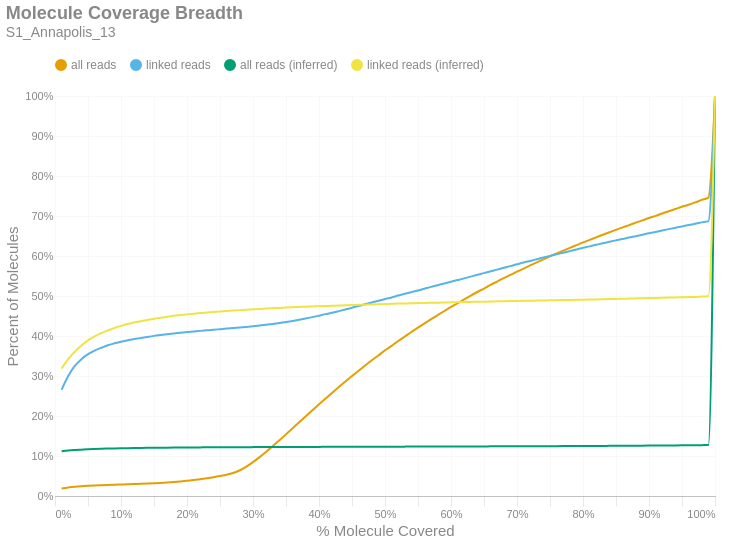

This figure's notebook cell:
### Markdown cell above
### Molecule Read Coverage
This chart shows molecule coverage breadth as computed by the number of bases aligned to that molecule. In other words, "*how much of each unique long molecule is actually sequenced/aligned?*" Keep in mind there is a distinction between sequences and alignments, since some sequences belonging to a particular molecule may not align well and wouldn't appear in the alignment data. This chart also shows molecule coverage breadth as computed by the *inferred fragment* from which the aligned sequences originate. Unlike read coverage, this calculation takes into account the total insert size, including unsequenced gaps between the forward and reverse reads. Like the previous figures, these are cumulative percents.

### Code cell
if SKIPLR:
    print_html(f"Skipped")
else:
    binned_df = consolidated_hist(valids['coverage_bp'], mask, 0.01, True)
    binned_df_inf = consolidated_hist(valids['coverage_inserts'], mask, 0.01, True)
    binned_df = binned_df.with_columns(pl.lit(binned_df_inf['all reads (cumsum)']).alias('all reads (inferred)'))
    binned_df = binned_df.with_columns(pl.lit(binned_df_inf['linked reads (cumsum)']).alias('linked reads (inferred)'))
    binned_df = binned_df.with_columns(
        (pl.col('bin').cast(pl.Float64) + 0.01).alias('right_edge')
    )

    with SafeRender(binned_df):
        (
            density_plot(binned_df, 'Molecule Coverage Breadth', samplename, 'molcov', ['all reads (inferred)','linked reads (inferred)'])
            .encode(
                #x=alt.X('bin:Q', title="% Molecule Covered").axis(format = '%').scale(padding=0),
                x=alt.X('right_edge:Q', title="% Molecule Covered").axis(format='%').scale(padding=0),
                y=alt.Y('value:Q', title='Percent of Molecules')
                    .axis(format='%')
                    .stack(False)
                    .scale(domainMin=0, padding=0),
                color=alt.Color("key:N").scale(domain = ["all reads", "linked reads", "all reads (inferred)", "linked reads (inferred)"]),
                tooltip = [
                    alt.Tooltip("key:N", title = "Data Type"),
                    alt.Tooltip("range_label:N", title="% Molecule Covered"),
                    alt.Tooltip("value:Q", format = ".2%", title="% Molecules")
                ]
            )
        ).display()

### Figure 1 — Vega-Lite specification as saved in the notebook (floating-point values rounded to 4 significant figures)
{"width": "container", "height": 400, "config": {"title": {"anchor": "start", "dy": -15, "fontSize": 18, "color": "#888888", "subtitleColor": "#888888", "subtitleFontSize": 14}, "arc": {"fill": "#0072B2"}, "axis": {"domainColor": "#888888", "domainWidth": 0.5, "gridWidth": 0.2, "grid": false, "titleFontWeight": 400, "titleFontSize": 15, "labelFontSize": 11, "labelColor": "#888888", "tickColor": "#888888", "tickWidth": 0.2, "titleColor": "#888888"}, "axisBand": {"grid": false}, "axisX": {"grid": true, "tickSize": 10, "domainCap": "round"}, "axisY": {"domain": false, "grid": true, "tickSize": 0, "domainCap": "round"}, "background": "transparent", "header": {"labelFontSize": 15, "labelColor": "#888888", "titleFontSize": 15, "titleFontWeight": 600, "titleColor": "#888888"}, "legend": {"labelFont": "sans-serif", "labelFontSize": 12, "labelColor": "#888888", "symbolSize": 100, "symbolType": "circle", "titleFontSize": 12, "titlePadding": 10, "titleColor": "#888888", "title": null, "orient": "top"}, "range": {"category": ["#E69F00", "#56B4E9", "#009E73", "#F0E442", "#0072B2", "#D55E00", "#CC79A7", "#000000"], "diverging": ["#cfe8f3", "#a2d4ec", "#73bfe2", "#46abdb", "#1696d2", "#12719e"]}, "area": {"fill": "#0072B2", "fillOpacity": 0.7, "line": true, "strokeOpacity": 0.7}, "line": {"color": "#0072B2", "stroke": "#0072B2", "strokeWidth": 2}, "trail": {"color": "#0072B2", "stroke": "#0072B2", "strokeWidth": 0, "size": 1}, "point": {"filled": true, "fillOpacity": 1.0, "size": 95}, "text": {"color": "#888888", "fontSize": 11, "align": "right", "fontWeight": 400, "size": 11}, "bar": {"fill": "#0072B2", "stroke": null}, "view": {"stroke": null, "continuousWidth": 660, "continuousHeight": 400}}, "data": {"name": "data-43980865e9d24f23a71f0370d7e0f63d"}, "mark": {"type": "line", "interpolate": "monotone", "point": {"opacity": 0, "size": 275}}, "encoding": {"color": {"field": "key", "scale": {"domain": ["all reads", "linked reads", "all reads (inferred)", "linked reads (inferred)"]}, "type": "nominal"}, "tooltip": [{"field": "key", "title": "Data Type", "type": "nominal"}, {"field": "range_label", "title": "% Molecule Covered", "type": "nominal"}, {"field": "value", "format": ".2%", "title": "% Molecules", "type": "quantitative"}], "x": {"axis": {"format": "%"}, "field": "right_edge", "scale": {"padding": 0}, "title": "% Molecule Covered", "type": "quantitative"}, "y": {"axis": {"format": "%"}, "field": "value", "scale": {"domainMin": 0, "padding": 0}, "stack": false, "title": "Percent of Molecules", "type": "quantitative"}}, "params": [{"name": "param_c36ac31b6afebe62", "select": {"type": "point", "fields": ["key"]}, "bind": "legend"}], "title": {"text": "Molecule Coverage Breadth", "subtitle": "S1_Annapolis_13"}, "transform": [{"fold": ["all reads (cumsum)", "linked reads (cumsum)", "all reads (inferred)", "linked reads (inferred)"]}, {"calculate": "replace(datum.key, ' (cumsum)', '')", "as": "key"}, {"filter": {"param": "param_c36ac31b6afebe62"}}], "usermeta": {"embedOptions": {"downloadFileName": "S1_Annapolis_13.molcov"}}, "$schema": "https://vega.github.io/schema/vega-lite/v6.1.0.json", "datasets": {"data-43980865e9d24f23a71f0370d7e0f63d": [{"bin": "0.0", "interval": "0.0-0.01", "all reads": 0.01884, "linked reads": 0.2657, "all reads (cumsum)": 0.01884, "linked reads (cumsum)": 0.2657, "range_label": "0.0-0.01", "all reads (inferred)": 0.112, "linked reads (inferred)": 0.3189, "right_edge": 0.01}, {"bin": "0.01", "interval": "0.01-0.02", "all reads": 0.002478, "linked reads": 0.0343, "all reads (cumsum)": 0.02132, "linked reads (cumsum)": 0.3, "range_label": "0.01-0.02", "all reads (inferred)": 0.1136, "linked reads (inferred)": 0.3424, "right_edge": 0.02}, {"bin": "0.02", "interval": "0.02-0.03", "all reads": 0.001847, "linked reads": 0.02525, "all reads (cumsum)": 0.02316, "linked reads (cumsum)": 0.3253, "range_label": "0.02-0.03", "all reads (inferred)": 0.1149, "linked reads (inferred)": 0.3605, "right_edge": 0.03}, {"bin": "0.03", "interval": "0.03-0.04", "all reads": 0.00137, "linked reads": 0.01691, "all reads (cumsum)": 0.02453, "linked reads (cumsum)": 0.3422, "range_label": "0.03-0.04", "all reads (inferred)": 0.1159, "linked reads (inferred)": 0.3761, "right_edge": 0.04}, {"bin": "0.04", "interval": "0.04-0.05", "all reads": 0.001013, "linked reads": 0.01237, "all reads (cumsum)": 0.02555, "linked reads (cumsum)": 0.3546, "range_label": "0.04-0.05", "all reads (inferred)": 0.1169, "linked reads (inferred)": 0.389, "right_edge": 0.05}, {"bin": "0.05", "interval": "0.05-0.06", "all reads": 0.000817, "linked reads": 0.008982, "all reads (cumsum)": 0.02636, "linked reads (cumsum)": 0.3635, "range_label": "0.05-0.06", "all reads (inferred)": 0.1176, "linked reads (inferred)": 0.399, "right_edge": 0.06}, {"bin": "0.06", "interval": "0.06-0.07", "all reads": 0.0006692, "linked reads": 0.007061, "all reads (cumsum)": 0.02703, "linked reads (cumsum)": 0.3706, "range_label": "0.06-0.07", "all reads (inferred)": 0.1182, "linked reads (inferred)": 0.4072, "right_edge": 0.07}, {"bin": "0.07", "interval": "0.07-0.08", "all reads": 0.0006287, "linked reads": 0.006354, "all reads (cumsum)": 0.02766, "linked reads (cumsum)": 0.377, "range_label": "0.07-0.08", "all reads (inferred)": 0.1186, "linked reads (inferred)": 0.4138, "right_edge": 0.08}, {"bin": "0.08", "interval": "0.08-0.09", "all reads": 0.0005521, "linked reads": 0.00473, "all reads (cumsum)": 0.02821, "linked reads (cumsum)": 0.3817, "range_label": "0.08-0.09", "all reads (inferred)": 0.119, "linked reads (inferred)": 0.4199, "right_edge": 0.09}, {"bin": "0.09", "interval": "0.09-0.1", "all reads": 0.0005642, "linked reads": 0.004176, "all reads (cumsum)": 0.02878, "linked reads (cumsum)": 0.3859, "range_label": "0.09-0.1", "all reads (inferred)": 0.1194, "linked reads (inferred)": 0.4253, "right_edge": 0.1}, {"bin": "0.1", "interval": "0.1-0.11", "all reads": 0.0005696, "linked reads": 0.003325, "all reads (cumsum)": 0.02935, "linked reads (cumsum)": 0.3892, "range_label": "0.1-0.11", "all reads (inferred)": 0.1197, "linked reads (inferred)": 0.43, "right_edge": 0.11}, {"bin": "0.11", "interval": "0.11-0.12", "all reads": 0.0005521, "linked reads": 0.003153, "all reads (cumsum)": 0.0299, "linked reads (cumsum)": 0.3923, "range_label": "0.11-0.12", "all reads (inferred)": 0.1199, "linked reads (inferred)": 0.4337, "right_edge": 0.12}, {"bin": "0.12", "interval": "0.12-0.13", "all reads": 0.000534, "linked reads": 0.002618, "all reads (cumsum)": 0.03043, "linked reads (cumsum)": 0.395, "range_label": "0.12-0.13", "all reads (inferred)": 0.1201, "linked reads (inferred)": 0.437, "right_edge": 0.13}, {"bin": "0.13", "interval": "0.13-0.14", "all reads": 0.000598, "linked reads": 0.002809, "all reads (cumsum)": 0.03103, "linked reads (cumsum)": 0.3978, "range_label": "0.13-0.14", "all reads (inferred)": 0.1204, "linked reads (inferred)": 0.4402, "right_edge": 0.14}, {"bin": "0.14", "interval": "0.14-0.15", "all reads": 0.0006595, "linked reads": 0.002561, "all reads (cumsum)": 0.03169, "linked reads (cumsum)": 0.4003, "range_label": "0.14-0.15", "all reads (inferred)": 0.1206, "linked reads (inferred)": 0.4432, "right_edge": 0.15}, {"bin": "0.15", "interval": "0.15-0.16", "all reads": 0.0008333, "linked reads": 0.002102, "all reads (cumsum)": 0.03252, "linked reads (cumsum)": 0.4024, "range_label": "0.15-0.16", "all reads (inferred)": 0.1207, "linked reads (inferred)": 0.4457, "right_edge": 0.16}, {"bin": "0.16", "interval": "0.16-0.17", "all reads": 0.001026, "linked reads": 0.002026, "all reads (cumsum)": 0.03355, "linked reads (cumsum)": 0.4045, "range_label": "0.16-0.17", "all reads (inferred)": 0.1209, "linked reads (inferred)": 0.4481, "right_edge": 0.17}, {"bin": "0.17", "interval": "0.17-0.18", "all reads": 0.001266, "linked reads": 0.001959, "all reads (cumsum)": 0.03482, "linked reads (cumsum)": 0.4064, "range_label": "0.17-0.18", "all reads (inferred)": 0.121, "linked reads (inferred)": 0.4504, "right_edge": 0.18}, {"bin": "0.18", "interval": "0.18-0.19", "all reads": 0.001501, "linked reads": 0.001644, "all reads (cumsum)": 0.03632, "linked reads (cumsum)": 0.4081, "range_label": "0.18-0.19", "all reads (inferred)": 0.1212, "linked reads (inferred)": 0.4523, "right_edge": 0.19}, {"bin": "0.19", "interval": "0.19-0.2", "all reads": 0.001735, "linked reads": 0.00171, "all reads (cumsum)": 0.03805, "linked reads (cumsum)": 0.4098, "range_label": "0.19-0.2", "all reads (inferred)": 0.1213, "linked reads (inferred)": 0.4541, "right_edge": 0.2}, {"bin": "0.2", "interval": "0.2-0.21", "all reads": 0.001842, "linked reads": 0.001491, "all reads (cumsum)": 0.03989, "linked reads (cumsum)": 0.4113, "range_label": "0.2-0.21", "all reads (inferred)": 0.1214, "linked reads (inferred)": 0.4558, "right_edge": 0.21}, {"bin": "0.21", "interval": "0.21-0.22", "all reads": 0.002131, "linked reads": 0.001567, "all reads (cumsum)": 0.04202, "linked reads (cumsum)": 0.4128, "range_label": "0.21-0.22", "all reads (inferred)": 0.1215, "linked reads (inferred)": 0.4573, "right_edge": 0.22}, {"bin": "0.22", "interval": "0.22-0.23", "all reads": 0.002292, "linked reads": 0.001328, "all reads (cumsum)": 0.04432, "linked reads (cumsum)": 0.4141, "range_label": "0.22-0.23", "all reads (inferred)": 0.1216, "linked reads (inferred)": 0.4587, "right_edge": 0.23}, {"bin": "0.23", "interval": "0.23-0.24", "all reads": 0.002568, "linked reads": 0.001338, "all reads (cumsum)": 0.04688, "linked reads (cumsum)": 0.4155, "range_label": "0.23-0.24", "all reads (inferred)": 0.1217, "linked reads (inferred)": 0.46, "right_edge": 0.24}, {"bin": "0.24", "interval": "0.24-0.25", "all reads": 0.002944, "linked reads": 0.001558, "all reads (cumsum)": 0.04983, "linked reads (cumsum)": 0.417, "range_label": "0.24-0.25", "all reads (inferred)": 0.1218, "linked reads (inferred)": 0.4612, "right_edge": 0.25}, {"bin": "0.25", "interval": "0.25-0.26", "all reads": 0.003308, "linked reads": 0.001577, "all reads (cumsum)": 0.05314, "linked reads (cumsum)": 0.4186, "range_label": "0.25-0.26", "all reads (inferred)": 0.1219, "linked reads (inferred)": 0.4623, "right_edge": 0.26}, {"bin": "0.26", "interval": "0.26-0.27", "all reads": 0.00447, "linked reads": 0.001194, "all reads (cumsum)": 0.05761, "linked reads (cumsum)": 0.4198, "range_label": "0.26-0.27", "all reads (inferred)": 0.122, "linked reads (inferred)": 0.4636, "right_edge": 0.27}, {"bin": "0.27", "interval": "0.27-0.28", "all reads": 0.006722, "linked reads": 0.001347, "all reads (cumsum)": 0.06433, "linked reads (cumsum)": 0.4212, "range_label": "0.27-0.28", "all reads (inferred)": 0.1221, "linked reads (inferred)": 0.4647, "right_edge": 0.28}, {"bin": "0.28", "interval": "0.28-0.29", "all reads": 0.009335, "linked reads": 0.001615, "all reads (cumsum)": 0.07366, "linked reads (cumsum)": 0.4228, "range_label": "0.28-0.29", "all reads (inferred)": 0.1221, "linked reads (inferred)": 0.4656, "right_edge": 0.29}, {"bin": "0.29", "interval": "0.29-0.3", "all reads": 0.01108, "linked reads": 0.00173, "all reads (cumsum)": 0.08474, "linked reads (cumsum)": 0.4245, "range_label": "0.29-0.3", "all reads (inferred)": 0.1222, "linked reads (inferred)": 0.4666, "right_edge": 0.3}, {"bin": "0.3", "interval": "0.3-0.31", "all reads": 0.01242, "linked reads": 0.001806, "all reads (cumsum)": 0.09716, "linked reads (cumsum)": 0.4263, "range_label": "0.3-0.31", "all reads (inferred)": 0.1223, "linked reads (inferred)": 0.4677, "right_edge": 0.31}, {"bin": "0.31", "interval": "0.31-0.32", "all reads": 0.01348, "linked reads": 0.001825, "all reads (cumsum)": 0.1106, "linked reads (cumsum)": 0.4281, "range_label": "0.31-0.32", "all reads (inferred)": 0.1223, "linked reads (inferred)": 0.4684, "right_edge": 0.32}, {"bin": "0.32", "interval": "0.32-0.33", "all reads": 0.0142, "linked reads": 0.00193, "all reads (cumsum)": 0.1248, "linked reads (cumsum)": 0.4301, "range_label": "0.32-0.33", "all reads (inferred)": 0.1224, "linked reads (inferred)": 0.4693, "right_edge": 0.33}, {"bin": "0.33", "interval": "0.33-0.34", "all reads": 0.0144, "linked reads": 0.002303, "all reads (cumsum)": 0.1392, "linked reads (cumsum)": 0.4324, "range_label": "0.33-0.34", "all reads (inferred)": 0.1225, "linked reads (inferred)": 0.4703, "right_edge": 0.34}, {"bin": "0.34", "interval": "0.34-0.35", "all reads": 0.01484, "linked reads": 0.002676, "all reads (cumsum)": 0.1541, "linked reads (cumsum)": 0.435, "range_label": "0.34-0.35", "all reads (inferred)": 0.1225, "linked reads (inferred)": 0.4711, "right_edge": 0.35}, {"bin": "0.35", "interval": "0.35-0.36", "all reads": 0.01511, "linked reads": 0.002685, "all reads (cumsum)": 0.1692, "linked reads (cumsum)": 0.4377, "range_label": "0.35-0.36", "all reads (inferred)": 0.1226, "linked reads (inferred)": 0.4719, "right_edge": 0.36}, {"bin": "0.36", "interval": "0.36-0.37", "all reads": 0.01508, "linked reads": 0.002962, "all reads (cumsum)": 0.1843, "linked reads (cumsum)": 0.4407, "range_label": "0.36-0.37", "all reads (inferred)": 0.1226, "linked reads (inferred)": 0.4726, "right_edge": 0.37}, {"bin": "0.37", "interval": "0.37-0.38", "all reads": 0.01501, "linked reads": 0.003144, "all reads (cumsum)": 0.1993, "linked reads (cumsum)": 0.4438, "range_label": "0.37-0.38", "all reads (inferred)": 0.1227, "linked reads (inferred)": 0.4733, "right_edge": 0.38}, {"bin": "0.38", "interval": "0.38-0.39", "all reads": 0.01483, "linked reads": 0.003306, "all reads (cumsum)": 0.2141, "linked reads (cumsum)": 0.4471, "range_label": "0.38-0.39", "all reads (inferred)": 0.1228, "linked reads (inferred)": 0.4739, "right_edge": 0.39}, {"bin": "0.39", "interval": "0.39-0.4", "all reads": 0.01515, "linked reads": 0.003707, "all reads (cumsum)": 0.2293, "linked reads (cumsum)": 0.4509, "range_label": "0.39-0.4", "all reads (inferred)": 0.1228, "linked reads (inferred)": 0.4745, "right_edge": 0.4}, {"bin": "0.4", "interval": "0.4-0.41", "all reads": 0.01441, "linked reads": 0.00386, "all reads (cumsum)": 0.2437, "linked reads (cumsum)": 0.4547, "range_label": "0.4-0.41", "all reads (inferred)": 0.1229, "linked reads (inferred)": 0.4751, "right_edge": 0.41}, {"bin": "0.41", "interval": "0.41-0.42", "all reads": 0.01442, "linked reads": 0.003469, "all reads (cumsum)": 0.2581, "linked reads (cumsum)": 0.4582, "range_label": "0.41-0.42", "all reads (inferred)": 0.1229, "linked reads (inferred)": 0.4757, "right_edge": 0.42}, {"bin": "0.42", "interval": "0.42-0.43", "all reads": 0.01427, "linked reads": 0.003965, "all reads (cumsum)": 0.2723, "linked reads (cumsum)": 0.4621, "range_label": "0.42-0.43", "all reads (inferred)": 0.123, "linked reads (inferred)": 0.4762, "right_edge": 0.43}, {"bin": "0.43", "interval": "0.43-0.44", "all reads": 0.01397, "linked reads": 0.004099, "all reads (cumsum)": 0.2863, "linked reads (cumsum)": 0.4662, "range_label": "0.43-0.44", "all reads (inferred)": 0.123, "linked reads (inferred)": 0.4769, "right_edge": 0.44}, {"bin": "0.44", "interval": "0.44-0.45", "all reads": 0.01368, "linked reads": 0.004262, "all reads (cumsum)": 0.3, "linked reads (cumsum)": 0.4705, "range_label": "0.44-0.45", "all reads (inferred)": 0.1231, "linked reads (inferred)": 0.4775, "right_edge": 0.45}, {"bin": "0.45", "interval": "0.45-0.46", "all reads": 0.01337, "linked reads": 0.004673, "all reads (cumsum)": 0.3134, "linked reads (cumsum)": 0.4752, "range_label": "0.45-0.46", "all reads (inferred)": 0.1231, "linked reads (inferred)": 0.4779, "right_edge": 0.46}, {"bin": "0.46", "interval": "0.46-0.47", "all reads": 0.01299, "linked reads": 0.004357, "all reads (cumsum)": 0.3264, "linked reads (cumsum)": 0.4795, "range_label": "0.46-0.47", "all reads (inferred)": 0.1231, "linked reads (inferred)": 0.4784, "right_edge": 0.47}, {"bin": "0.47", "interval": "0.47-0.48", "all reads": 0.01287, "linked reads": 0.004252, "all reads (cumsum)": 0.3392, "linked reads (cumsum)": 0.4838, "range_label": "0.47-0.48", "all reads (inferred)": 0.1232, "linked reads (inferred)": 0.4788, "right_edge": 0.48}, {"bin": "0.48", "interval": "0.48-0.49", "all reads": 0.01206, "linked reads": 0.004185, "all reads (cumsum)": 0.3513, "linked reads (cumsum)": 0.488, "range_label": "0.48-0.49", "all reads (inferred)": 0.1232, "linked reads (inferred)": 0.4794, "right_edge": 0.49}, {"bin": "0.49", "interval": "0.49-0.5", "all reads": 0.01314, "linked reads": 0.004434, "all reads (cumsum)": 0.3644, "linked reads (cumsum)": 0.4924, "range_label": "0.49-0.5", "all reads (inferred)": 0.1233, "linked reads (inferred)": 0.4799, "right_edge": 0.5}, {"bin": "0.5", "interval": "0.5-0.51", "all reads": 0.01093, "linked reads": 0.004023, "all reads (cumsum)": 0.3754, "linked reads (cumsum)": 0.4964, "range_label": "0.5-0.51", "all reads (inferred)": 0.1233, "linked reads (inferred)": 0.4803, "right_edge": 0.51}, {"bin": "0.51", "interval": "0.51-0.52", "all reads": 0.01205, "linked reads": 0.004739, "all reads (cumsum)": 0.3874, "linked reads (cumsum)": 0.5012, "range_label": "0.51-0.52", "all reads (inferred)": 0.1234, "linked reads (inferred)": 0.481, "right_edge": 0.52}, {"bin": "0.52", "interval": "0.52-0.53", "all reads": 0.01129, "linked reads": 0.004271, "all reads (cumsum)": 0.3987, "linked reads (cumsum)": 0.5054, "range_label": "0.52-0.53", "all reads (inferred)": 0.1234, "linked reads (inferred)": 0.4814, "right_edge": 0.53}, {"bin": "0.53", "interval": "0.53-0.54", "all reads": 0.01133, "linked reads": 0.004204, "all reads (cumsum)": 0.41, "linked reads (cumsum)": 0.5096, "range_label": "0.53-0.54", "all reads (inferred)": 0.1235, "linked reads (inferred)": 0.4818, "right_edge": 0.54}, {"bin": "0.54", "interval": "0.54-0.55", "all reads": 0.01076, "linked reads": 0.004176, "all reads (cumsum)": 0.4208, "linked reads (cumsum)": 0.5138, "range_label": "0.54-0.55", "all reads (inferred)": 0.1235, "linked reads (inferred)": 0.4822, "right_edge": 0.55}, {"bin": "0.55", "interval": "0.55-0.56", "all reads": 0.0109, "linked reads": 0.004481, "all reads (cumsum)": 0.4317, "linked reads (cumsum)": 0.5183, "range_label": "0.55-0.56", "all reads (inferred)": 0.1236, "linked reads (inferred)": 0.4827, "right_edge": 0.56}, {"bin": "0.56", "interval": "0.56-0.57", "all reads": 0.01045, "linked reads": 0.004491, "all reads (cumsum)": 0.4421, "linked reads (cumsum)": 0.5228, "range_label": "0.56-0.57", "all reads (inferred)": 0.1236, "linked reads (inferred)": 0.483, "right_edge": 0.57}, {"bin": "0.57", "interval": "0.57-0.58", "all reads": 0.01023, "linked reads": 0.004118, "all reads (cumsum)": 0.4524, "linked reads (cumsum)": 0.5269, "range_label": "0.57-0.58", "all reads (inferred)": 0.1237, "linked reads (inferred)": 0.4833, "right_edge": 0.58}, {"bin": "0.58", "interval": "0.58-0.59", "all reads": 0.01018, "linked reads": 0.004539, "all reads (cumsum)": 0.4625, "linked reads (cumsum)": 0.5315, "range_label": "0.58-0.59", "all reads (inferred)": 0.1237, "linked reads (inferred)": 0.4837, "right_edge": 0.59}, {"bin": "0.59", "interval": "0.59-0.6", "all reads": 0.01006, "linked reads": 0.004281, "all reads (cumsum)": 0.4726, "linked reads (cumsum)": 0.5357, "range_label": "0.59-0.6", "all reads (inferred)": 0.1238, "linked reads (inferred)": 0.4841, "right_edge": 0.6}, {"bin": "0.6", "interval": "0.6-0.61", "all reads": 0.009285, "linked reads": 0.004118, "all reads (cumsum)": 0.4819, "linked reads (cumsum)": 0.5399, "range_label": "0.6-0.61", "all reads (inferred)": 0.1238, "linked reads (inferred)": 0.4846, "right_edge": 0.61}, {"bin": "0.61", "interval": "0.61-0.62", "all reads": 0.009677, "linked reads": 0.004214, "all reads (cumsum)": 0.4916, "linked reads (cumsum)": 0.5441, "range_label": "0.61-0.62", "all reads (inferred)": 0.1239, "linked reads (inferred)": 0.4849, "right_edge": 0.62}, {"bin": "0.62", "interval": "0.62-0.63", "all reads": 0.009333, "linked reads": 0.004443, "all reads (cumsum)": 0.5009, "linked reads (cumsum)": 0.5485, "range_label": "0.62-0.63", "all reads (inferred)": 0.1239, "linked reads (inferred)": 0.4853, "right_edge": 0.63}, {"bin": "0.63", "interval": "0.63-0.64", "all reads": 0.009093, "linked reads": 0.00452, "all reads (cumsum)": 0.51, "linked reads (cumsum)": 0.553, "range_label": "0.63-0.64", "all reads (inferred)": 0.124, "linked reads (inferred)": 0.4857, "right_edge": 0.64}, {"bin": "0.64", "interval": "0.64-0.65", "all reads": 0.0087, "linked reads": 0.004204, "all reads (cumsum)": 0.5187, "linked reads (cumsum)": 0.5572, "range_label": "0.64-0.65", "all reads (inferred)": 0.124, "linked reads (inferred)": 0.4859, "right_edge": 0.65}, {"bin": "0.65", "interval": "0.65-0.66", "all reads": 0.009087, "linked reads": 0.004548, "all reads (cumsum)": 0.5278, "linked reads (cumsum)": 0.5618, "range_label": "0.65-0.66", "all reads (inferred)": 0.1241, "linked reads (inferred)": 0.4863, "right_edge": 0.66}, {"bin": "0.66", "interval": "0.66-0.67", "all reads": 0.008391, "linked reads": 0.004137, "all reads (cumsum)": 0.5362, "linked reads (cumsum)": 0.5659, "range_label": "0.66-0.67", "all reads (inferred)": 0.1241, "linked reads (inferred)": 0.4868, "right_edge": 0.67}, {"bin": "0.67", "interval": "0.67-0.68", "all reads": 0.008465, "linked reads": 0.004529, "all reads (cumsum)": 0.5446, "linked reads (cumsum)": 0.5704, "range_label": "0.67-0.68", "all reads (inferred)": 0.1242, "linked reads (inferred)": 0.4871, "right_edge": 0.68}, {"bin": "0.68", "interval": "0.68-0.69", "all reads": 0.008061, "linked reads": 0.004185, "all reads (cumsum)": 0.5527, "linked reads (cumsum)": 0.5746, "range_label": "0.68-0.69", "all reads (inferred)": 0.1243, "linked reads (inferred)": 0.4874, "right_edge": 0.69}, {"bin": "0.69", "interval": "0.69-0.7", "all reads": 0.008265, "linked reads": 0.004577, "all reads (cumsum)": 0.561, "linked reads (cumsum)": 0.5792, "range_label": "0.69-0.7", "all reads (inferred)": 0.1243, "linked reads (inferred)": 0.4877, "right_edge": 0.7}, {"bin": "0.7", "interval": "0.7-0.71", "all reads": 0.007698, "linked reads": 0.004462, "all reads (cumsum)": 0.5687, "linked reads (cumsum)": 0.5837, "range_label": "0.7-0.71", "all reads (inferred)": 0.1244, "linked reads (inferred)": 0.488, "right_edge": 0.71}, {"bin": "0.71", "interval": "0.71-0.72", "all reads": 0.007706, "linked reads": 0.004061, "all reads (cumsum)": 0.5764, "linked reads (cumsum)": 0.5877, "range_label": "0.71-0.72", "all reads (inferred)": 0.1244, "linked reads (inferred)": 0.4882, "right_edge": 0.72}, {"bin": "0.72", "interval": "0.72-0.73", "all reads": 0.007713, "linked reads": 0.004195, "all reads (cumsum)": 0.5841, "linked reads (cumsum)": 0.5919, "range_label": "0.72-0.73", "all reads (inferred)": 0.1245, "linked reads (inferred)": 0.4886, "right_edge": 0.73}, {"bin": "0.73", "interval": "0.73-0.74", "all reads": 0.007427, "linked reads": 0.004166, "all reads (cumsum)": 0.5915, "linked reads (cumsum)": 0.5961, "range_label": "0.73-0.74", "all reads (inferred)": 0.1245, "linked reads (inferred)": 0.4889, "right_edge": 0.74}, {"bin": "0.74", "interval": "0.74-0.75", "all reads": 0.007675, "linked reads": 0.004157, "all reads (cumsum)": 0.5992, "linked reads (cumsum)": 0.6003, "range_label": "0.74-0.75", "all reads (inferred)": 0.1246, "linked reads (inferred)": 0.4892, "right_edge": 0.75}, {"bin": "0.75", "interval": "0.75-0.76", "all reads": 0.007049, "linked reads": 0.003851, "all reads (cumsum)": 0.6062, "linked reads (cumsum)": 0.6041, "range_label": "0.75-0.76", "all reads (inferred)": 0.1247, "linked reads (inferred)": 0.4896, "right_edge": 0.76}, {"bin": "0.76", "interval": "0.76-0.77", "all reads": 0.007108, "linked reads": 0.00409, "all reads (cumsum)": 0.6133, "linked reads (cumsum)": 0.6082, "range_label": "0.76-0.77", "all reads (inferred)": 0.1248, "linked reads (inferred)": 0.4898, "right_edge": 0.77}, {"bin": "0.77", "interval": "0.77-0.78", "all reads": 0.006869, "linked reads": 0.004023, "all reads (cumsum)": 0.6202, "linked reads (cumsum)": 0.6122, "range_label": "0.77-0.78", "all reads (inferred)": 0.1248, "linked reads (inferred)": 0.4901, "right_edge": 0.78}, {"bin": "0.78", "interval": "0.78-0.79", "all reads": 0.006822, "linked reads": 0.004004, "all reads (cumsum)": 0.627, "linked reads (cumsum)": 0.6162, "range_label": "0.78-0.79", "all reads (inferred)": 0.1249, "linked reads (inferred)": 0.4904, "right_edge": 0.79}, {"bin": "0.79", "interval": "0.79-0.8", "all reads": 0.006943, "linked reads": 0.004271, "all reads (cumsum)": 0.634, "linked reads (cumsum)": 0.6205, "range_label": "0.79-0.8", "all reads (inferred)": 0.125, "linked reads (inferred)": 0.4908, "right_edge": 0.8}, {"bin": "0.8", "interval": "0.8-0.81", "all reads": 0.006307, "linked reads": 0.003564, "all reads (cumsum)": 0.6403, "linked reads (cumsum)": 0.6241, "range_label": "0.8-0.81", "all reads (inferred)": 0.1251, "linked reads (inferred)": 0.4911, "right_edge": 0.81}, {"bin": "0.81", "interval": "0.81-0.82", "all reads": 0.006392, "linked reads": 0.004051, "all reads (cumsum)": 0.6467, "linked reads (cumsum)": 0.6281, "range_label": "0.81-0.82", "all reads (inferred)": 0.1252, "linked reads (inferred)": 0.4915, "right_edge": 0.82}, {"bin": "0.82", "interval": "0.82-0.83", "all reads": 0.006382, "linked reads": 0.00365, "all reads (cumsum)": 0.6531, "linked reads (cumsum)": 0.6318, "range_label": "0.82-0.83", "all reads (inferred)": 0.1253, "linked reads (inferred)": 0.4919, "right_edge": 0.83}, {"bin": "0.83", "interval": "0.83-0.84", "all reads": 0.006353, "linked reads": 0.003736, "all reads (cumsum)": 0.6594, "linked reads (cumsum)": 0.6355, "range_label": "0.83-0.84", "all reads (inferred)": 0.1254, "linked reads (inferred)": 0.4922, "right_edge": 0.84}, {"bin": "0.84", "interval": "0.84-0.85", "all reads": 0.006015, "linked reads": 0.003526, "all reads (cumsum)": 0.6654, "linked reads (cumsum)": 0.639, "range_label": "0.84-0.85", "all reads (inferred)": 0.1255, "linked reads (inferred)": 0.4926, "right_edge": 0.85}, {"bin": "0.85", "interval": "0.85-0.86", "all reads": 0.006003, "linked reads": 0.003373, "all reads (cumsum)": 0.6714, "linked reads (cumsum)": 0.6424, "range_label": "0.85-0.86", "all reads (inferred)": 0.1256, "linked reads (inferred)": 0.493, "right_edge": 0.86}, {"bin": "0.86", "interval": "0.86-0.87", "all reads": 0.005894, "linked reads": 0.003707, "all reads (cumsum)": 0.6773, "linked reads (cumsum)": 0.6461, "range_label": "0.86-0.87", "all reads (inferred)": 0.1257, "linked reads (inferred)": 0.4935, "right_edge": 0.87}, {"bin": "0.87", "interval": "0.87-0.88", "all reads": 0.005984, "linked reads": 0.003373, "all reads (cumsum)": 0.6833, "linked reads (cumsum)": 0.6495, "range_label": "0.87-0.88", "all reads (inferred)": 0.1258, "linked reads (inferred)": 0.4939, "right_edge": 0.88}, {"bin": "0.88", "interval": "0.88-0.89", "all reads": 0.00577, "linked reads": 0.003593, "all reads (cumsum)": 0.6891, "linked reads (cumsum)": 0.6531, "range_label": "0.88-0.89", "all reads (inferred)": 0.1259, "linked reads (inferred)": 0.4944, "right_edge": 0.89}, {"bin": "0.89", "interval": "0.89-0.9", "all reads": 0.005849, "linked reads": 0.003813, "all reads (cumsum)": 0.6949, "linked reads (cumsum)": 0.6569, "range_label": "0.89-0.9", "all reads (inferred)": 0.126, "linked reads (inferred)": 0.4948, "right_edge": 0.9}, {"bin": "0.9", "interval": "0.9-0.91", "all reads": 0.005487, "linked reads": 0.003383, "all reads (cumsum)": 0.7004, "linked reads (cumsum)": 0.6603, "range_label": "0.9-0.91", "all reads (inferred)": 0.1261, "linked reads (inferred)": 0.4952, "right_edge": 0.91}, {"bin": "0.91", "interval": "0.91-0.92", "all reads": 0.006001, "linked reads": 0.003612, "all reads (cumsum)": 0.7064, "linked reads (cumsum)": 0.6639, "range_label": "0.91-0.92", "all reads (inferred)": 0.1263, "linked reads (inferred)": 0.4956, "right_edge": 0.92}, {"bin": "0.92", "interval": "0.92-0.93", "all reads": 0.005279, "linked reads": 0.003325, "all reads (cumsum)": 0.7117, "linked reads (cumsum)": 0.6672, "range_label": "0.92-0.93", "all reads (inferred)": 0.1264, "linked reads (inferred)": 0.4961, "right_edge": 0.93}, {"bin": "0.93", "interval": "0.93-0.94", "all reads": 0.005673, "linked reads": 0.003363, "all reads (cumsum)": 0.7174, "linked reads (cumsum)": 0.6706, "range_label": "0.93-0.94", "all reads (inferred)": 0.1265, "linked reads (inferred)": 0.4965, "right_edge": 0.94}, {"bin": "0.94", "interval": "0.94-0.95", "all reads": 0.005932, "linked reads": 0.003363, "all reads (cumsum)": 0.7233, "linked reads (cumsum)": 0.6739, "range_label": "0.94-0.95", "all reads (inferred)": 0.1267, "linked reads (inferred)": 0.4968, "right_edge": 0.95}, {"bin": "0.95", "interval": "0.95-0.96", "all reads": 0.004863, "linked reads": 0.00343, "all reads (cumsum)": 0.7282, "linked reads (cumsum)": 0.6774, "range_label": "0.95-0.96", "all reads (inferred)": 0.1268, "linked reads (inferred)": 0.4973, "right_edge": 0.96}, {"bin": "0.96", "interval": "0.96-0.97", "all reads": 0.005811, "linked reads": 0.003277, "all reads (cumsum)": 0.734, "linked reads (cumsum)": 0.6806, "range_label": "0.96-0.97", "all reads (inferred)": 0.127, "linked reads (inferred)": 0.4977, "right_edge": 0.97}, {"bin": "0.97", "interval": "0.97-0.98", "all reads": 0.00619, "linked reads": 0.00343, "all reads (cumsum)": 0.7402, "linked reads (cumsum)": 0.6841, "range_label": "0.97-0.98", "all reads (inferred)": 0.1272, "linked reads (inferred)": 0.4984, "right_edge": 0.98}, {"bin": "0.98", "interval": "0.98-0.99", "all reads": 0.005767, "linked reads": 0.003297, "all reads (cumsum)": 0.7459, "linked reads (cumsum)": 0.6874, "range_label": "0.98-0.99", "all reads (inferred)": 0.1274, "linked reads (inferred)": 0.4991, "right_edge": 0.99}, {"bin": "0.99", "interval": "0.99-1.0", "all reads": 0.2541, "linked reads": 0.3126, "all reads (cumsum)": 1.0, "linked reads (cumsum)": 1.0, "range_label": "0.99-1.0", "all reads (inferred)": 1.0, "linked reads (inferred)": 1.0, "right_edge": 1.0}]}}
